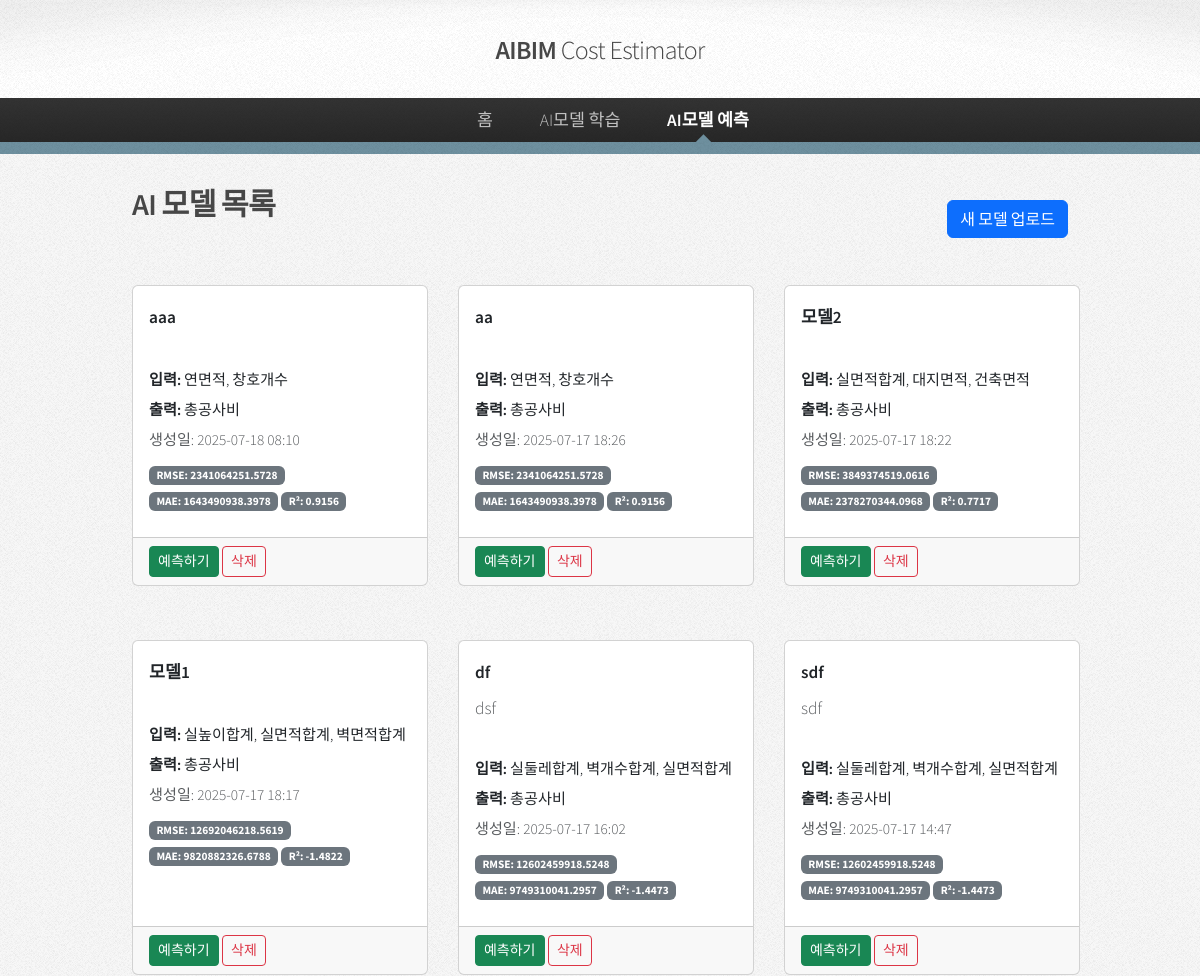
Before: /ai_prediction/models/ (upper part) with the older database file.
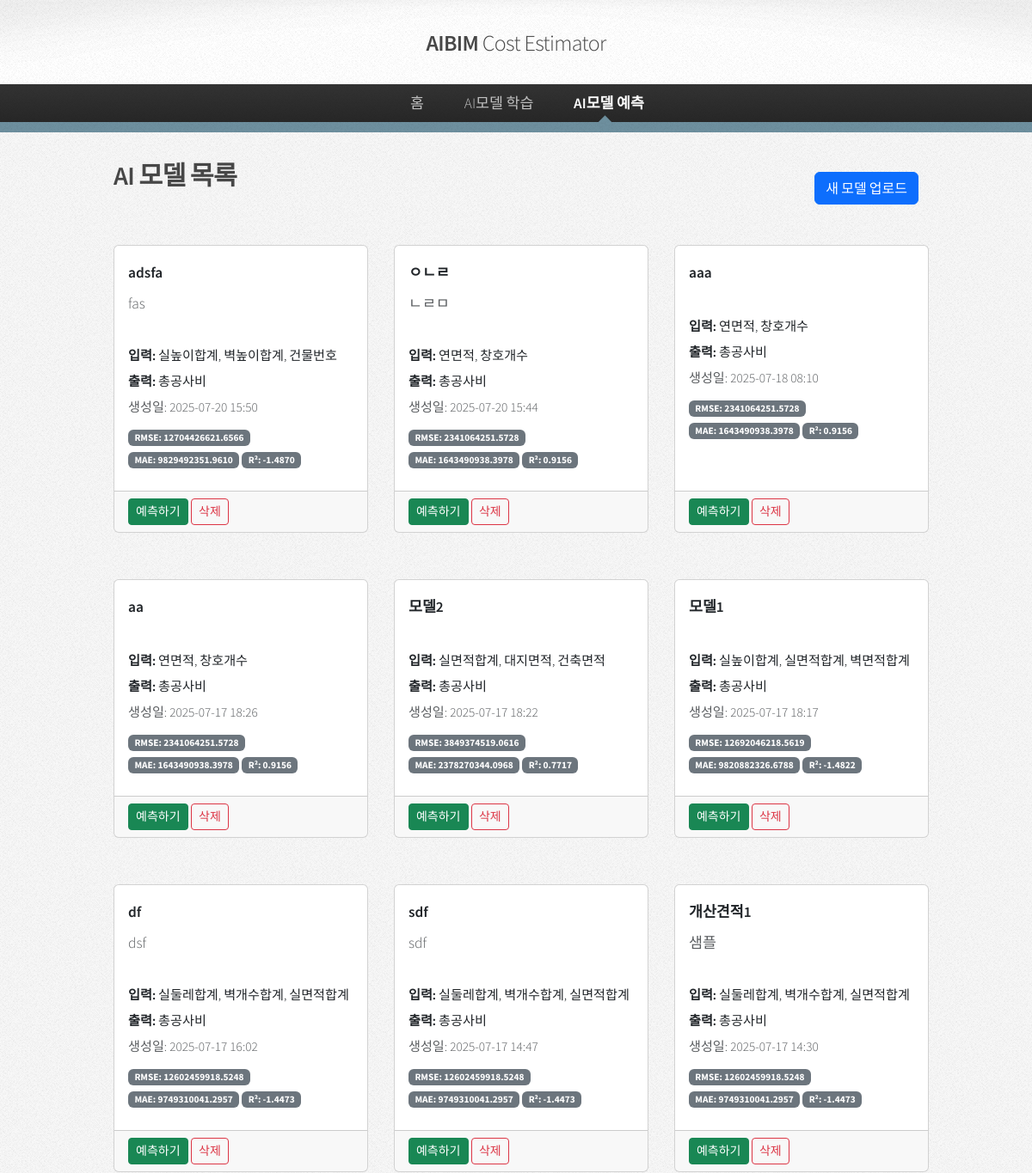
After: the same page with the newer database file.
### ai_prediction/models.py (models this page shows, shortened)
class AIModel(models.Model):
    name = models.CharField(max_length=255)
    description = models.TextField(blank=True, null=True)
    model_file = models.FileField(upload_to='ai_models/')
    metadata = models.JSONField(default=dict)  # 메타데이터 저장
    created_at = models.DateTimeField(auto_now_add=True)
    updated_at = models.DateTimeField(auto_now=True)
    rmse = models.FloatField(null=True, blank=True)
    mae = models.FloatField(null=True, blank=True)
    r2_score = models.FloatField(null=True, blank=True)
    @property
    def input_columns(self):
        return self.metadata.get('inputColumns', [])
    @property
    def output_columns(self):
        return self.metadata.get('outputColumns', [])

### ai_prediction/views.py (the view)
# urls.py: path('models/', views.model_list, name='model_list'),
def model_list(request):
    models = AIModel.objects.all().order_by('-created_at')
    return render(request, 'ai_prediction/model_list.html', {'models': models})

### templates/ai_prediction/model_list.html (shortened to what this page needs)
{% load static %}
<!DOCTYPE html>
<html>
  <head>
    <link
      rel="stylesheet"
      href="https://cdn.jsdelivr.net/npm/bootstrap@5.3.3/dist/css/bootstrap.min.css"
    />
    <link rel="stylesheet" href="{% static 'css/main.css'%}" />
  </head>
  <body class="is-preload">
    <div id="page-wrapper">
      <div id="header">
        <h1>
          <a href="/" id="logo">AIBIM <em>Cost Estimator</em></a>
        </h1>
        <nav id="nav">
          <ul>
            <li><a href="/">홈</a></li>
            <li><a href="/ai_learning">AI모델 학습</a></li>
            <li class="current">
              <a href="/ai_prediction/models">AI모델 예측</a>
            </li>
          </ul>
        </nav>
      </div>
      <div class="container mt-4">
        <div class="d-flex justify-content-between align-items-center mb-4">
          <h2>AI 모델 목록</h2>
          <a
            href="{% url 'ai_prediction:model_upload' %}"
            class="btn btn-primary"
            >새 모델 업로드</a
          >
        </div>
        {% if models %}
        <div class="row">
          {% for model in models %}
          <div class="col-md-6 col-lg-4 mb-4">
            <div class="card h-100">
              <div class="card-body">
                <h5 class="card-title">{{ model.name }}</h5>
                <p class="card-text text-muted">
                  {{ model.description|truncatewords:15 }}
                </p>
                <div class="small mb-2">
                  <div class="mb-1">
                    <strong>입력:</strong> {{ model.input_columns|join:", " }}
                  </div>
                  <div class="mb-1">
                    <strong>출력:</strong> {{ model.output_columns|join:", " }}
                  </div>
                  <div class="text-muted">
                    생성일: {{ model.created_at|date:"Y-m-d H:i" }}
                  </div>
                </div>
                {% if model.rmse %}
                <div class="small mb-2">
                  <div class="badge bg-secondary">
                    RMSE: {{ model.rmse|floatformat:4 }}
                  </div>
                  <div class="badge bg-secondary">
                    MAE: {{ model.mae|floatformat:4 }}
                  </div>
                  <div class="badge bg-secondary">
                    R²: {{ model.r2_score|floatformat:4 }}
                  </div>
                </div>
                {% endif %}
              </div>
              <div class="card-footer">
                <a
                  href="{% url 'ai_prediction:prediction_page' model.id %}"
                  class="btn btn-success btn-sm"
                  >예측하기</a
                >
                <button
                  class="btn btn-outline-danger btn-sm"
                  onclick="deleteModel({{ model.id }})"
                >
                  삭제
                </button>
              </div>
            </div>
          </div>
          {% endfor %}
        </div>
        {% endif %}
      </div>
    </div>
  </body>
</html>

Changed rows visible on the page:
added AIModel: name "adsfa", description "fas", input_columns "실높이합계, 벽높이합계, 건물번호", output_columns "총공사비", created_at "2025-07-20 15:50", rmse "12704426621.6566", mae "9829492351.9610", r2_score "-1.4870"
added AIModel: name "ㅇㄴㄹ", description "ㄴㄹㅁ", input_columns "연면적, 창호개수", output_columns "총공사비", created_at "2025-07-20 15:44", rmse "2341064251.5728", mae "1643490938.3978", r2_score "0.9156"
now on this page (row unchanged): AIModel: name "개산견적1", description "샘플", input_columns "실둘레합계, 벽개수합계, 실면적합계", output_columns "총공사비", created_at "2025-07-17 14:30", rmse "12602459918.5248", mae "9749310041.2957", r2_score "-1.4473"
